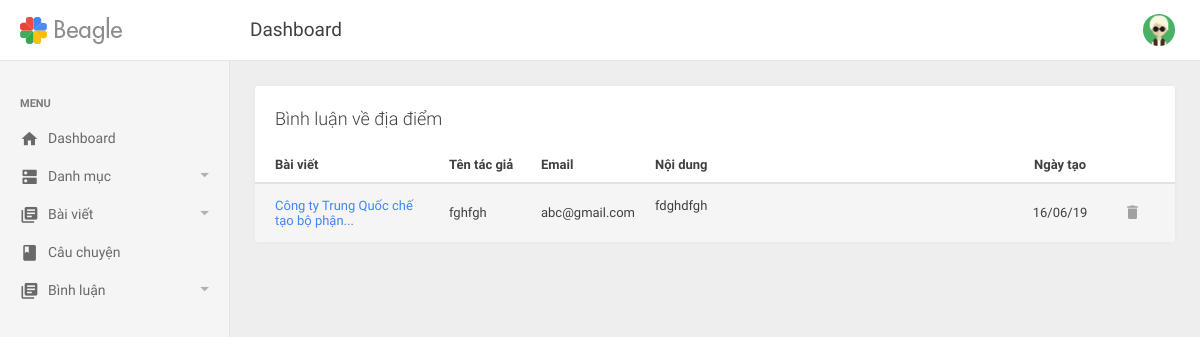
Page /admin/binhluandiadiem.php (signed in) on the earlier database version.
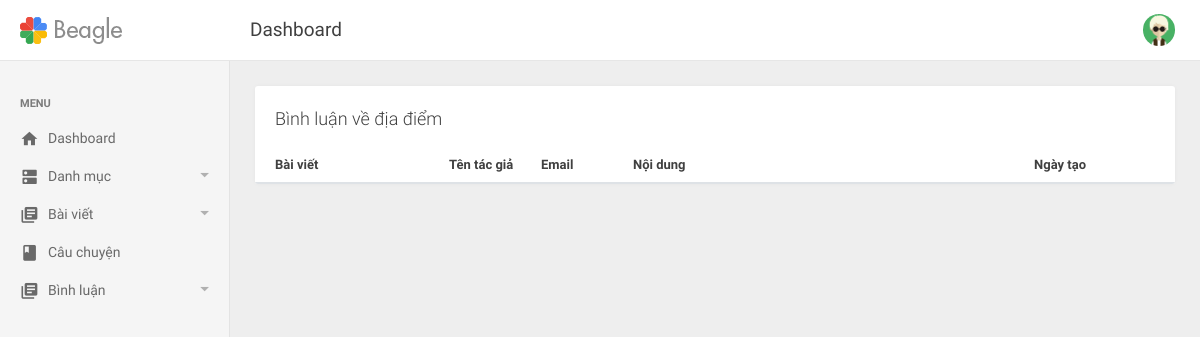
Same page on the later database version.
### tables this page shows
CREATE TABLE `binhluan` (
  `binhluan_id` int(11) NOT NULL,
  `foreign_id` int(11) NOT NULL,
  `binhluan_kieu` varchar(50) NOT NULL COMMENT 'kiểu tin tức | địa điểm | câu chuyện',
  `binhluan_tacgia` varchar(100) NOT NULL,
  `binhluan_email` varchar(100) NOT NULL,
  `binhluan_noidung` text NOT NULL,
  `binhluan_ngay` date NOT NULL
);

CREATE TABLE `baiviet_diadiem` (
  `baiviet_diadiem_id` int(11) NOT NULL,
  `diadiem_id` int(11) NOT NULL,
  `baiviet_diadiem_ten` varchar(150) NOT NULL,
  `baiviet_diadiem_mota` text NOT NULL,
  `baiviet_diadiem_anh` varchar(100) NOT NULL,
  `baiviet_diadiem_noidung` text NOT NULL,
  `baiviet_diadiem_ngaytao` date NOT NULL,
  `baiviet_diadiem_hot` tinyint(4) NOT NULL
);

### includes/functions.php (called while the page is built, shortened)
<?php
    function the_excerpt($text, $string = 400) {
        if(strlen($text) > $string) {
            $cutString = substr($text,0,$string);
            $words = substr($text, 0, strrpos($cutString, ' '));
            return $words .'...';
        } else {
            return $text;
        }
    }
?>

### admin/binhluandiadiem.php (the view, shortened to what this page needs)
<?php include('../includes/mysqli_connect.php');?>
<?php include('../includes/functions.php');?>
<?php include('includes/header.php');?>
<?php include('includes/top-header.php');?>
<?php include('includes/left-sidebar.php');?>
<div class="be-content">
    <div class="main-content container-fluid">
      <div class="row">
        <div class="col-md-12">
          <div class="card card-table">
            <div class="card-header">Bình luận về địa điểm</div>
            <div class="card-body table-responsive">
                <table class="table table-striped table-hover" style="font-size: 13px">
                    <thead>
                        <tr>
                            <th style="width:20%;"><a href="binhluandiadiem.php?sort=title">Bài viết</a></th>
                            <th style="width:10%;"><a href="binhluandiadiem.php?sort=name">Tên tác giả</a></th>
                            <th style="width:10%;"><a href="binhluandiadiem.php?sort=email">Email</a></th>
                            <th>Nội dung</th>
                            <th style="width:80px;" class="actions"><a href="binhluandiadiem.php?sort=by">Ngày tạo</a></th>
                            <th style="width:75px;" class="actions"></th>
                        </tr>
                    </thead>
                    <tbody>
                      <?php
                      if(isset($_GET['sort'])) {
                        switch ($_GET['sort']) {
                          case 'title':
                            $order_by = 'baiviet_diadiem_ten';
                            break;
                          case 'name':
                            $order_by = 'binhluan_tacgia';
                            break;
                          case 'email':
                            $order_by = 'binhluan_email';
                            break;
                          case 'by':
                            $order_by = 'date';
                            break;
                          default:
                            $order_by = 'binhluan_id';
                            break;
                        }
                      } else {
                        $order_by = 'binhluan_id';
                      }
                      $query = "SELECT b.binhluan_id, t.baiviet_diadiem_id, t.baiviet_diadiem_ten, b.binhluan_tacgia, b.binhluan_email, b.binhluan_noidung, DATE_FORMAT(b.binhluan_ngay, '%d/%m/%y') AS date ";
                      $query .= " FROM binhluan AS b";
                      $query .= " INNER JOIN baiviet_diadiem AS t";
                      $query .= " ON (foreign_id = baiviet_diadiem_id)";
                      $query .= " WHERE binhluan_kieu = 'diadiem'";
                      $query .= " ORDER BY {$order_by} ASC";
                          if ($result = $dbc->query($query)) {
                            while ($binhluan = $result->fetch_array(MYSQLI_ASSOC)) {
                              echo "
                                <tr>
                                  <td><a target='_blank' href='".BASE_URL."/chitietdiadiem.php?id={$binhluan['baiviet_diadiem_id']}'>".the_excerpt($binhluan['baiviet_diadiem_ten'], 50)."</a></td>
                                  <td>".the_excerpt($binhluan['binhluan_tacgia'], 100)."</td>
                                  <td>".the_excerpt($binhluan['binhluan_email'], 100)."</td>
                                  <td>{$binhluan['binhluan_noidung']}</td>
                                  <td class='actions'>{$binhluan['date']}</td>
                                  <td class='actions'>
                                    <span style='padding:0 3px'>
                                    <a id='{$binhluan['binhluan_id']}' class='icon remove'><i class='mdi mdi-delete'></i>
                                    </a>
                                    </span>
                                  </td>
                              </tr>
                              ";
                            }
                          }
                       ?>
                    </tbody>
                </table>
            </div>
        </div>
        </div>
      </div>
    </div>
</div>
<?php include('includes/footer.php');?>

Differences in the rows shown:
removed binhluan: baiviet_diadiem.baiviet_diadiem_ten "Công ty Trung Quốc chế tạo bộ phận...", binhluan_tacgia "fghfgh", binhluan_email "abc@gmail.com", binhluan_noidung "fdghdfgh", date "16/06/19"
